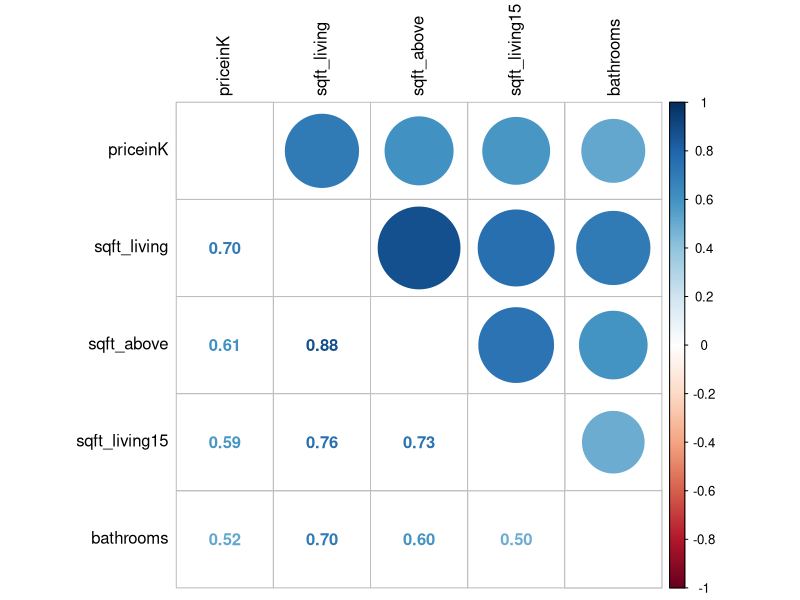
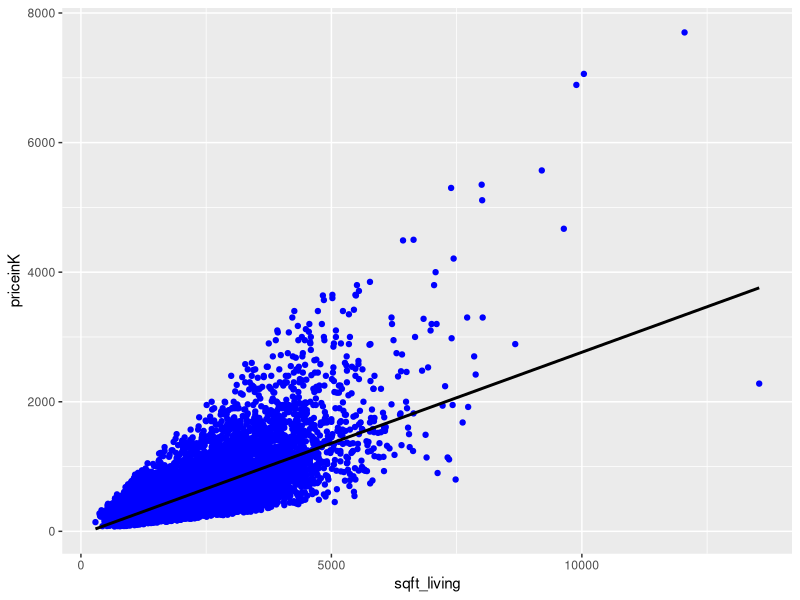

These charts were generated, in order, by the following R code:
## ---- chunk 1
library(caTools)
library(corrplot)
library(ggplot2)
library(ggrepel)
library(knitr)
## ---- chunk 2
df <- read.csv('cleaned_text.csv')
names(df)
df$waterfront <- as.factor(df$waterfront)
df$view <- as.factor(df$view)
df$condition <- as.factor(df$condition)
df$grade <- as.factor(df$grade)

#df$date <- as.Date(as.character(df$date),'%Y%m%d')
df$zipcode <- as.factor(df$zipcode)
#str(df)

df$PYears <- as.factor(df$PYears)
df$Pmonth <-as.factor(df$Pmonth)
#str(df)
## ---- chunk 3
str(df)
## ---- chunk 4
set.seed(123)
sample <- sample.split(df,0.8)
train <- subset(df,sample == TRUE)
test <- subset(df,sample == FALSE)
cat("Train dataset consist of ",dim(train)[1], "entries")
cat("Test dataset consist of ",dim(test)[1], "entries")

## ---- chunk 5
numericVars <- which(sapply(df, is.numeric)) #index vector numeric variables
numericVarNames <- names(numericVars) #saving names vector for use later on
cat('There are', length(numericVars), 'numeric variables')
## There are 37 numeric variables
all_numVar <- df[, numericVars]
cor_numVar <- cor(all_numVar, use="pairwise.complete.obs") #correlations of all numeric variables

#sort on decreasing correlations with SalePrice
cor_sorted <- as.matrix(sort(cor_numVar[,'priceinK'], decreasing = TRUE))
 #select only high corelations
CorHigh <- names(which(apply(cor_sorted, 1, function(x) abs(x)>0.5)))
cor_numVar <- cor_numVar[CorHigh, CorHigh]

corrplot.mixed(cor_numVar, tl.col="black", tl.pos = "lt")

## ---- chunk 6
ggplot(data=df[!is.na(df$priceinK),], 
       aes(x=sqft_living, y=priceinK))+
        geom_point(col='blue') + 
  geom_smooth(method = "lm", se=FALSE, color="black", aes(group=1)) +
       scale_y_continuous(breaks= seq(0, 8000, by=2000)) #+ 
  #geom_text_repel(aes(label=ifelse(df$sqft_living[!is.na(df$sqft_living)]>12500,
                                  # rownames(df), '')))
## ---- chunk 7
model <- lm(priceinK~sqft_living,train)
summary(model)
## ---- chunk 8
y_pred <- predict(model,test)
head(y_pred,5)
## ---- chunk 9
cat('Train MSE =',mean((predict(model,train) - train$priceinK)^2))
cat("Test MSE = "  , mean((y_pred - test$priceinK)^2))

## ---- chunk 10
Results <- data.frame('Model' = 'Simple Linear Reg','R Square' = 0.4936,'Train MSE' = mean((predict(model,train) - train$priceinK)^2) , 'Test MSE' = mean((y_pred - test$priceinK)^2))
knitr::kable(Results)
write.csv(Results,'Results.csv',row.names = FALSE)
